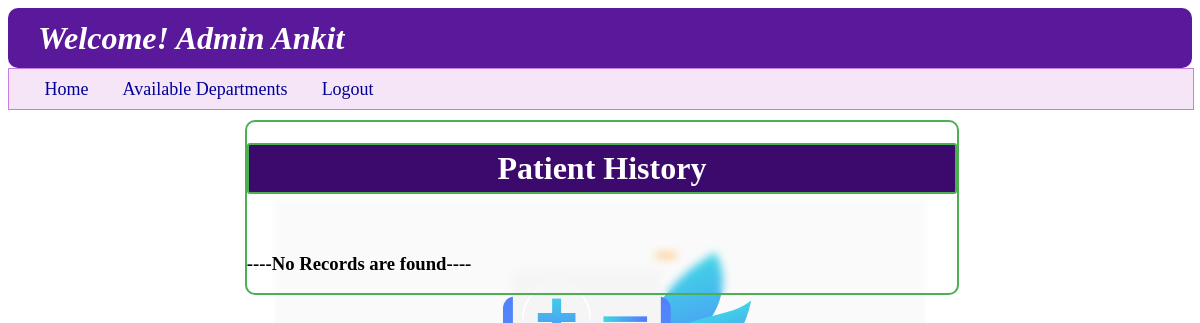
The app's page /admin_user_hist/1/1, older data.
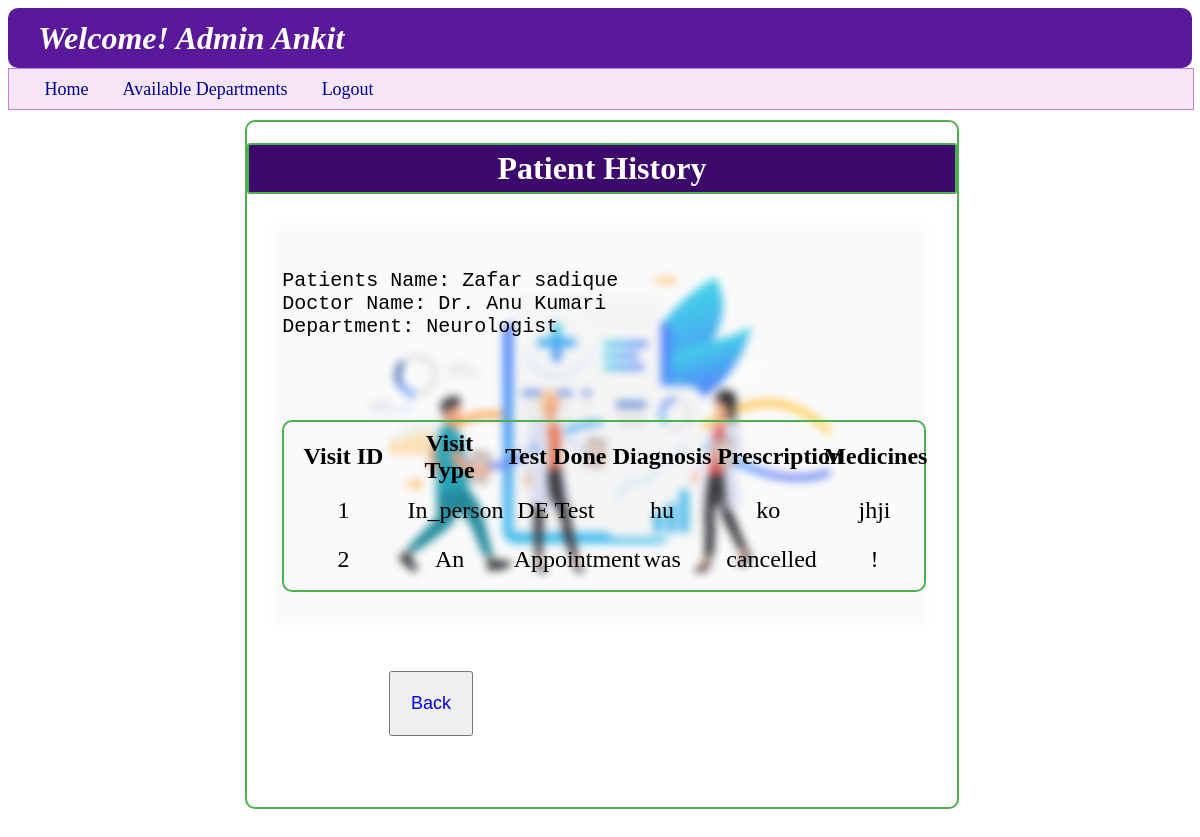
The same page, newer data.
### backend/models.py (models this page shows)
class User_Info(db.Model):
    __tablename__ = "user_info"
    id=db.Column(db.Integer,primary_key=True,autoincrement=True)
    full_name=db.Column(db.String,nullable=False)
    email=db.Column(db.String,unique=True,nullable=False)
    password=db.Column(db.String,nullable=False)
    role=db.Column(db.Integer,default=1)
    is_blacklist=db.Column(db.Integer,default=0)
    appointments=db.relationship("Appointments",cascade="all,delete",backref="user_info",lazy=True)

class Doctor_Info(db.Model):
    __tablename__ = "doctor_info"
    id=db.Column(db.Integer,primary_key=True)
    full_name=db.Column(db.String,nullable=False)
    email=db.Column(db.String,unique=True,nullable=False)
    password=db.Column(db.String,nullable=False)
    dept_id=db.Column(db.String,db.ForeignKey("department.id"),nullable=False)
    experience=db.Column(db.Integer,nullable=False)
    bio=db.Column(db.String,nullable=False)
    is_blacklist=db.Column(db.Integer,default=0)
    appointments=db.relationship("Appointments",cascade="all,delete",backref="doctor_info",lazy=True)
    availability=db.relationship("Availability",cascade="all,delete",backref="doctor_info",lazy=True)

class Department(db.Model):
    __tablename__ = "department"
    id=db.Column(db.String,primary_key=True,nullable=False)
    specialization=db.Column(db.String,nullable=False)
    description=db.Column(db.String,nullable=False)
    doctor=db.relationship("Doctor_Info",cascade="all,delete",backref="department",lazy=True)

class Appointments(db.Model):
    __tablename__ = "appointments"
    id=db.Column(db.Integer,primary_key=True)
    user_id=db.Column(db.Integer,db.ForeignKey("user_info.id"),nullable=False)
    doctor_id=db.Column(db.Integer,db.ForeignKey("doctor_info.id"),nullable=False)
    date=db.Column(db.Date,nullable=False)
    time_slot=db.Column(db.String,nullable=False)
    visit_type=db.Column(db.String,nullable=True)
    status=db.Column (db.String,nullable=False,default="Incomplete")
    diagnosis=db.Column(db.String,nullable=True)
    prescription=db.Column(db.String,nullable=True)
    test_done=db.Column(db.String,nullable=True)
    medicines=db.Column(db.String,nullable=True)

### backend/controllers.py (the view)
@app.route("/admin_user_hist/<u_id>/<d_id>")
def admin_user_hist(u_id,d_id):
    print("______________________",u_id,d_id)
    u_id=int(u_id)
    d_id=int(d_id)
    p_h=Appointments.query.filter_by(user_id=u_id,doctor_id=d_id).all()
    return render_template("admin_user_history.html",history_list=p_h,usern=a_n())

### backend/controllers.py (called while the page is built)
def a_n():
    u = User_Info.query.filter_by(role=0).first()
    if u:
        return u.full_name

### templates/admin_user_history.html
{%extends "admin_layout.html"%}
{%block content%}
    <div class="login_panel" style="border-color: rgb(76, 175, 80);">
        <h1 style="text-align: center; font-weight: bold; border: 2px solid rgb(76, 175, 80); background-color: rgb(60,9,108); color: white; border-radius: 3px; padding: 5px; ">Patient History</h1>
        <br>
        {%if history_list%}
        <pre style="margin: 5%; font-size: x-large;">
Patients Name: {{history_list[0].user_info.full_name}}
Doctor Name: {{history_list[0].doctor_info.full_name}}
Department: {{history_list[0].doctor_info.department.specialization}}
        </pre>
        <div class="login_panel" style="width: 90%; margin-left: 5%; border: 2px solid rgb(76, 175, 80)">
            <table class="table_user_dashboard" style="margin: 5px;">
                <thead style="margin: 10px;">
                    <th>Visit ID</th>
                    <th>Visit Type</th>
                    <th>Test Done</th>
                    <th>Diagnosis</th>
                    <th>Prescription</th>
                    <th>Medicines</th>
                </thead>
                <tbody>
                    {%for h in history_list%}
                    <tr>
                        <td>{{h.id}}</td>
                        {%if h.status!="Appointment is cancelled!"%}
                        <td>{{h.visit_type}}</td>
                        <td>{{h.test_done}}</td>
                        <td>{{h.diagnosis}}</td>
                        <td>{{h.prescription}}</td>
                        <td>{{h.medicines}}</td>
                        {%else%}
                        <td>An</td>
                        <td>Appointment</td>
                        <td>was</td>
                        <td>cancelled</td>
                        <td>!</td>
                        {%endif%}
                    </tr>
                    {%endfor%}
                </tbody>
            </table>
        </div>
        <br>
        <div>
            <button style="font-size: large; padding: 20px; margin: 3% 20% 10% 20%;"><a href="{{url_for('admin_dashboard',name=usern)}}">Back</a>
        </div>
        {%else%}
        <h3>----No Records are found----</h3>
        {%endif%}
    </div>
{%endblock%}

Row changes from the older to the newer data that the page shows:
added User_Info: full_name "Zafar sadique"
added Doctor_Info: full_name "Dr. Anu Kumari"
added Department: specialization "Neurologist"
added Appointments: id "1", visit_type "In_person", test_done "DE Test", diagnosis "hu", prescription "ko", medicines "jhji"
added Appointments: id "2", shows "An"
Text that changed along with them:
text no longer shown: "----No Records are found----"
text now shown: "Patients Name: Doctor Name: Department: Visit ID Visit Type Test Done Diagnosis Prescription Medicines Back"
